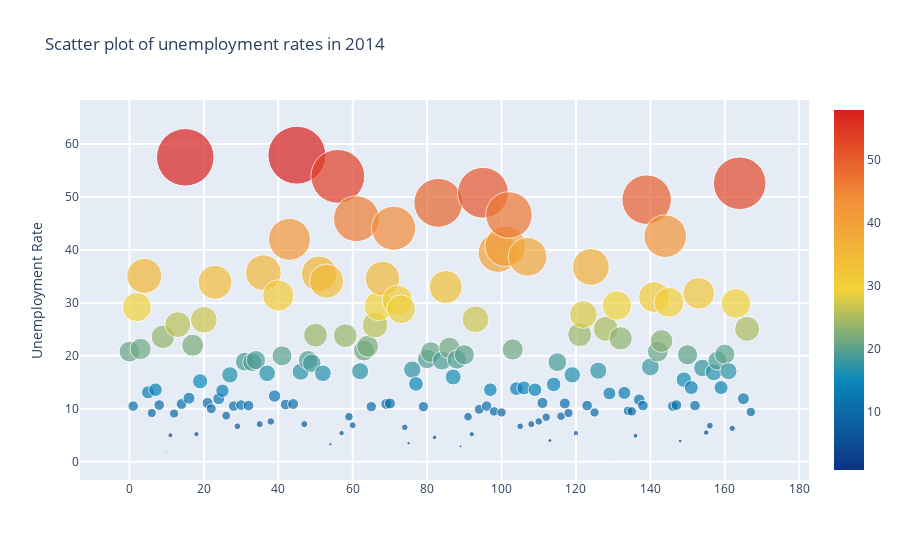

Notebook cell for this chart:
### Code cell
# Scatter plot of 2014 unemployment rates

trace1 = go.Scatter(
    y = UnemploymentCleaned['2014'].values,
    mode = 'markers',
    marker = dict(
        size = UnemploymentCleaned['2014'].values,
        color = UnemploymentCleaned['2014'].values,
        colorscale='Portland',
        showscale = True
    ),
    text = UnemploymentCleaned['Country Code'].values,
    hoverinfo = 'text',
)
data = [trace1]

layout = go.Layout(
    title = 'Scatter plot of unemployment rates in 2014',
    hovermode = 'closest',
    xaxis = dict(
        ticklen = 5,
        zeroline = False,
        gridwidth = 2,
    ),
    yaxis = dict(
        title = 'Unemployment Rate',
        ticklen = 5,
        gridwidth = 2,
    ),
    showlegend = False
)

fig = go.Figure(data=data, layout=layout)
py.iplot(fig,filename='scatter2014')

### Figure 1 — Plotly figure (JSON) as saved in the notebook; plotly's stock layout.template omitted (floating-point values rounded to 4 significant figures; data arrays with more than 128 entries replaced by an {"elided": "..."} marker saying what was removed)
{"data": [{"hoverinfo": "text", "marker": {"color": {"elided": "168 float values"}, "colorscale": [[0, "rgb(12,51,131)"], [0.25, "rgb(10,136,186)"], [0.5, "rgb(242,211,56)"], [0.75, "rgb(242,143,56)"], [1, "rgb(217,30,30)"]], "showscale": true, "size": {"elided": "168 float values"}}, "mode": "markers", "text": {"elided": "168 str values"}, "type": "scatter", "y": {"elided": "168 float values"}}], "layout": {"hovermode": "closest", "showlegend": false, "title": {"text": "Scatter plot of unemployment rates in 2014"}, "xaxis": {"gridwidth": 2, "ticklen": 5, "zeroline": false}, "yaxis": {"gridwidth": 2, "ticklen": 5, "title": {"text": "Unemployment Rate"}}}}
